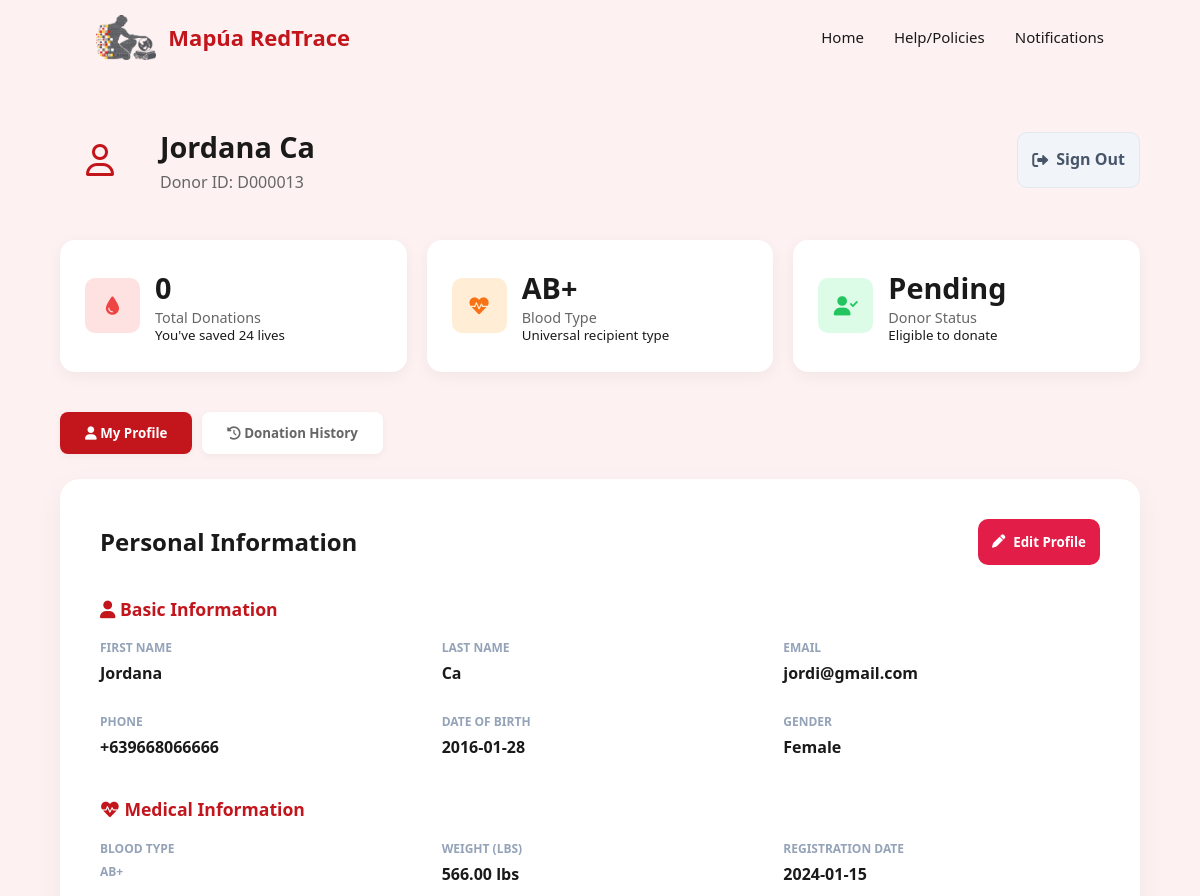
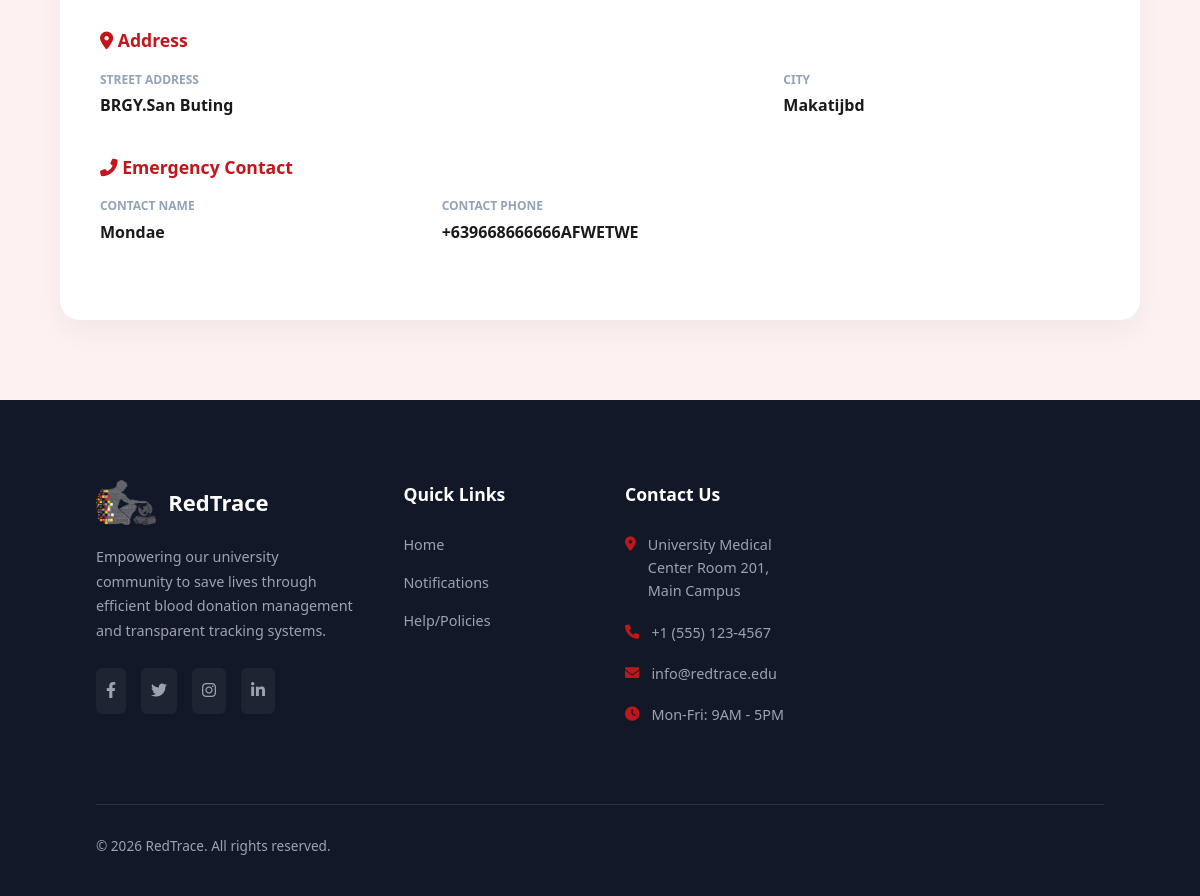
The app's page /V7/donor-dashboard.php (signed in) with its own data (2 pictures, top to bottom).
### tables this page shows
CREATE TABLE `users` (
  `id` int(6) UNSIGNED ZEROFILL NOT NULL,
  `first_name` varchar(255) NOT NULL,
  `last_name` varchar(255) NOT NULL,
  `email` varchar(255) NOT NULL,
  `password` varchar(255) NOT NULL,
  `role` enum('donor','staff') NOT NULL,
  `birthday` date NOT NULL,
  `gender` enum('Male','Female','Other') DEFAULT NULL,
  `blood_type` enum('A+','A-','B+','B-','AB+','AB-','O+','O-') DEFAULT NULL,
  `weight` decimal(5,2) DEFAULT NULL,
  `medical_condition` text DEFAULT NULL,
  `current_medication` text DEFAULT NULL,
  `phone_number` varchar(20) NOT NULL,
  `street_address` varchar(255) DEFAULT NULL,
  `city` varchar(100) DEFAULT NULL,
  `zip` varchar(10) DEFAULT NULL,
  `contact_name` varchar(255) DEFAULT NULL,
  `contact_phone` varchar(20) DEFAULT NULL,
  `status` enum('pending','active','inactive') NOT NULL DEFAULT 'pending'
);

### V7/donor-dashboard.php (the view, shortened to what this page needs)
<?php
include 'config.php';
$user_id = $_SESSION['user_id'];
$sql = "SELECT * FROM users WHERE id='$user_id'";
$result = $conn->query($sql);
$user = $result->fetch_assoc();
$blood_type = $user['blood_type'] ?? 'O+';
$status = $user['status'];
$blood_labels = [
    'O-'  => 'Universal donor type',
    'O+'  => 'Most common blood type',
    'A-'  => '',
    'A+'  => '',
    'B-'  => '',
    'B+'  => '',
    'AB-' => 'Rarest blood type',
    'AB+' => 'Universal recipient type'
];
$blood_label = $blood_labels[$blood_type] ?? '';
$donation_query = "SELECT COUNT(*) as total FROM screenings WHERE donor_id='$user_id'";
$donation_result = mysqli_query($conn,$donation_query);
$donation_data = mysqli_fetch_assoc($donation_result);
$total_donations = $donation_data['total'] ?? 0;
?>
<!DOCTYPE html>
<html lang="en">
<head>
    <link rel="stylesheet" href="style.css">
    <link rel="stylesheet" href="https://cdnjs.cloudflare.com/ajax/libs/font-awesome/6.0.0/css/all.min.css">
</head>
<body class="help-page">
    <header id="main-header">
        <nav class="navbar">
            <div class="logo">
                <a href="index.php">
                    <img src="mapua-logo.png" alt="Mapúa Logo">
                    <span>Mapúa RedTrace</span>
                </a>
            </div>
            <ul class="nav-links">
                <li><a href="index.php">Home</a></li>
                <li><a href="help.php">Help/Policies</a></li>
                <li><a href="notifications.php">Notifications</a></li>
            </ul>
        </nav>
    </header>
    <main class="dashboard-container">
        <section class="donor-profile-header">
            <div class="profile-info-main">
                <div class="profile-avatar">
                    <i class="fa-regular fa-user"></i>
                </div>
                <div class="profile-meta">
                    <h1><?php echo $user['first_name'] . " " . $user['last_name']; ?></h1>
                    <p>Donor ID: D<?php echo $user['id']; ?></p>
                </div>
            </div>
           <a href="logout.php" class="btn btn-white btn-signout" style="text-decoration:none;">
            <i class="fa-solid fa-right-from-bracket"></i> Sign Out
            </a>
        </section>
        <div class="notif-stats-grid">
            <div class="notif-stat-card">
                <div class="icon-box red-light"><i class="fa-solid fa-droplet"></i></div>
                <div class="stat-info">
                    <span class="count"><?php echo $total_donations; ?></span>
                    <span class="label">Total Donations</span>
                    <small>You've saved 24 lives</small>
                </div>
            </div>
            <div class="notif-stat-card">
                <div class="icon-box orange-light"><i class="fa-solid fa-heart-pulse"></i></div>
                <div class="stat-info">
                    <span class="count"><?php echo $blood_type; ?></span>
                    <span class="label">Blood Type</span>
                    <small><?php echo $blood_label; ?></small>
                </div>
            </div>
            <div class="notif-stat-card">
                <div class="icon-box green-light"><i class="fa-solid fa-user-check"></i></div>
                <div class="stat-info">
                <?php
    if($status == "active"){
        echo "<span class='count'>Active</span>";
    }
    elseif($status == "pending"){
        echo "<span class='count'>Pending</span>";
    }
    else{
        echo "<span class='count'>Inactive</span>";
    }
    ?>
                    <span class="label">Donor Status</span>
                    <small>Eligible to donate</small>
                </div>
            </div>
        </div>
        <div class="dashboard-tabs">
            <button class="dash-tab active" id="tab-profile-btn" onclick="toggleDashboard('profile')">
                <i class="fa-solid fa-user"></i> My Profile
            </button>
            <button class="dash-tab" id="tab-history-btn" onclick="toggleDashboard('history')">
                <i class="fa-solid fa-clock-rotate-left"></i> Donation History
            </button>
        </div>
        <section id="profile-section" class="dash-content-card">
            <div class="card-header-flex">
                <h2>Personal Information</h2>
               <button class="btn btn-red btn-sm" onclick="openModal()">
               <i class="fa-solid fa-pen"></i> Edit Profile
               </button>
            </div>
            <div class="info-grid">
                <div class="info-group">
                    <label><i class="fa-solid fa-user"></i> Basic Information</label>
                    <div class="details-row">
                        <div><span>First Name</span><p><?php echo $user['first_name']; ?></p></div>
                        <div><span>Last Name</span><p><?php echo $user['last_name']; ?></p></div>
                        <div><span>Email</span><p><?php echo $user['email']; ?></p></div>
                        <div><span>Phone</span><p><?php echo $user['phone_number']; ?></p></div>
                        <div><span>Date of Birth</span><p><?php echo $user['birthday']; ?></p></div>
                        <div><span>Gender</span><p><?php echo $user['gender']; ?></p></div>
                    </div>
                </div>
                <div class="info-group">
                    <label><i class="fa-solid fa-heart-pulse"></i> Medical Information</label>
                    <div class="details-row">
                        <div><span>Blood Type</span><span class="count"><?php echo $user['blood_type']; ?></span></div>
                        <div><span>Weight (LBS)</span><p><?php echo $user['weight']; ?> lbs</p></div>
                        <div><span>Registration Date</span><p>2024-01-15</p></div>
                    </div>
                </div>
                <div class="info-group">
                    <label><i class="fa-solid fa-location-dot"></i> Address</label>
                    <div class="details-row">
                        <div class="full-width"><span>Street Address</span><p><?php echo $user['street_address']; ?></p></div>
                        <div><span>City</span><p><?php echo $user['city']; ?></p></div>
                    </div>
                </div>
                <div class="info-group">
                    <label><i class="fa-solid fa-phone-flip"></i> Emergency Contact</label>
                    <div class="details-row">
                        <div><span>Contact Name</span><p><?php echo $user['contact_name']; ?></p></div>
                        <div><span>Contact Phone</span><p><?php echo $user['contact_phone']; ?></p></div>
                    </div>
                </div>
            </div>
        </section>
    </main>
    <footer>
      <div class="footer-container">
        <div class="footer-brand">
          <div class="logo">
            <img src="mapua-logo.png" alt="Mapúa Logo" />
            <span>RedTrace</span>
          </div>
          <p>
            Empowering our university community to save lives through efficient
            blood donation management and transparent tracking systems.
          </p>
          <div class="social-icons">
            <a href="#"><i class="fa-brands fa-facebook-f"></i></a>
            <a href="#"><i class="fa-brands fa-twitter"></i></a>
            <a href="#"><i class="fa-brands fa-instagram"></i></a>
            <a href="#"><i class="fa-brands fa-linkedin-in"></i></a>
          </div>
        </div>
        <div class="footer-links">
          <h4>Quick Links</h4>
          <a href="index.php">Home</a>
          <a href="notifications.php">Notifications</a>
          <a href="help.php">Help/Policies</a>
        </div>
        <div class="footer-contact">
          <h4>Contact Us</h4>
          <p>
            <i class="fa-solid fa-location-dot"></i> University Medical Center
            Room 201, Main Campus
          </p>
          <p><i class="fa-solid fa-phone"></i> +1 (555) 123-4567</p>
          <p><i class="fa-solid fa-envelope"></i> info@redtrace.edu</p>
          <p><i class="fa-solid fa-clock"></i> Mon-Fri: 9AM - 5PM</p>
        </div>
      </div>
      <div class="footer-bottom">
        <p>&copy; 2026 RedTrace. All rights reserved.</p>
      </div>
    </footer>
</body>
</html>

### records on screen
users: first_name "Jordana", last_name "Ca", id "000013", blood_type "AB+", blood_type "Universal recipient type", email "jordi@gmail.com", phone_number "+639668066666", birthday "2016-01-28", gender "Female", weight "566.00", street_address "BRGY.San Buting", city "Makatijbd", contact_name "Mondae", contact_phone "+639668666666AFWETWE"

### other values on screen
$total_donations "0"
